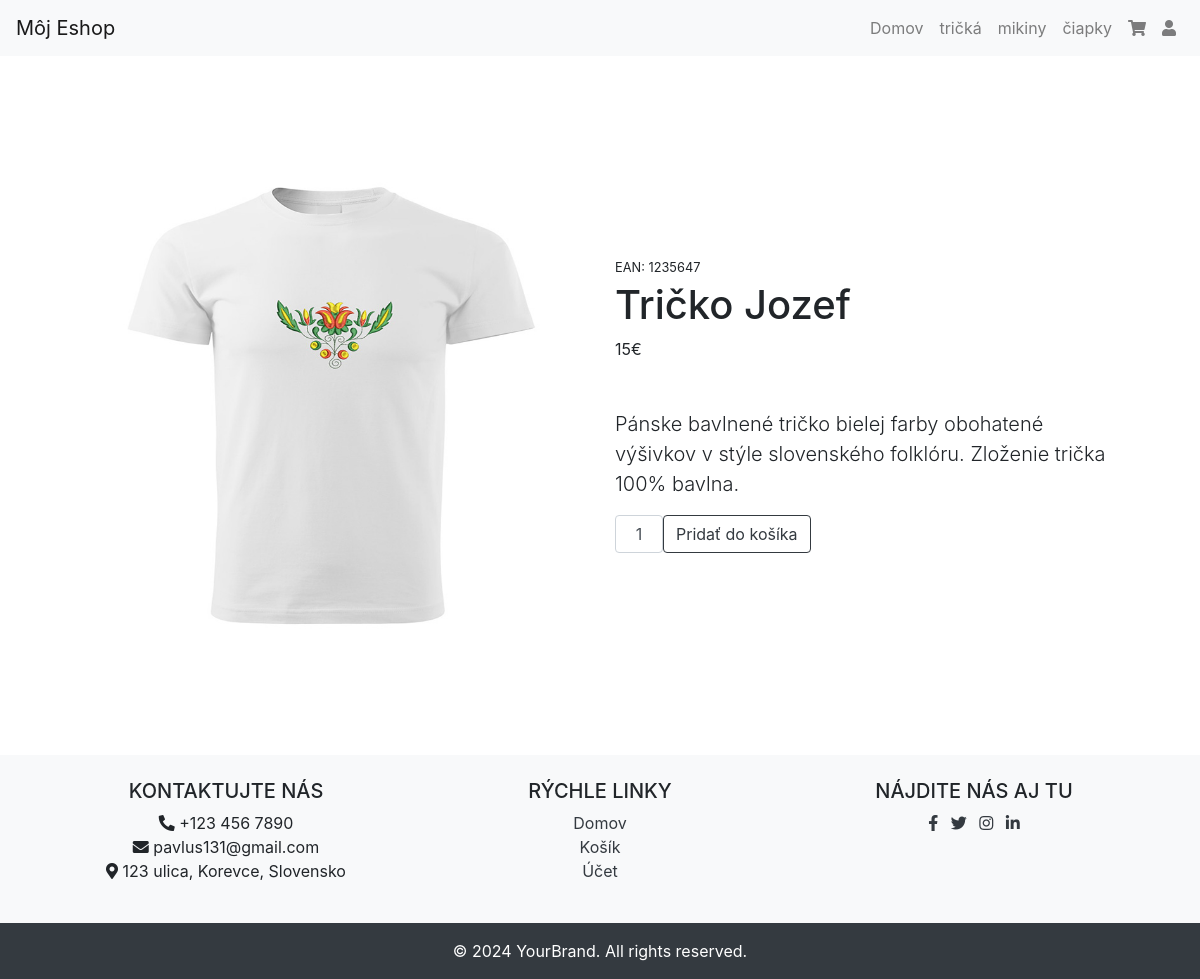
Page /produkt.php?id=4 on the committed database.
### tables this page shows
CREATE TABLE `kategorie` (
  `kategoria_ID` int(6) NOT NULL,
  `názov_kategórie` varchar(255) NOT NULL
);

CREATE TABLE `prokukt` (
  `produkt_ID` int(6) NOT NULL,
  `meno` tinytext NOT NULL,
  `cena` int(11) NOT NULL,
  `sklad` text NOT NULL,
  `popis` text NOT NULL,
  `pohlavie` tinytext NOT NULL,
  `kategoria_ID` int(11) DEFAULT NULL,
  `obrazok_url` varchar(255) NOT NULL,
  `ean` varchar(13) DEFAULT NULL,
  `stara_cena` float(10,2) DEFAULT NULL
);

### produkt.php (the view, shortened to what this page needs)
<?php
include "komponenty/head.php";
include "komponenty/header.php";
$produkt_id = $_GET["id"];
$sql = "SELECT * FROM `prokukt` WHERE produkt_ID=".$produkt_id ;
$result = mysqli_query($db, $sql);
$produkt = mysqli_fetch_assoc($result);
?>
<section class="py-5">
    <div class="container px-4 px-lg-5 my-5">
        <div class="row gx-4 gx-lg-5 align-items-center">
            <div class="col-md-6"><img class="card-img-top mb-5 mb-md-0"
                    src="/eshop/obrazky/<?php echo $produkt["obrazok_url"]; ?>" alt="..." /></div>
            <div class="col-md-6">
                <div class="small mb-1">EAN: <?php echo $produkt["ean"]; ?></div>
                <h1 class="display-5 fw-bolder"><?php echo $produkt["meno"]; ?></h1>
                <div class="fs-5 mb-5">
                    <span><?php echo $produkt["cena"]; ?>€</span>
                </div>
                <p class="lead"><?php echo $produkt["popis"]; ?></p>
                <form action="/eshop/pridat_do_kosika.php">
                <div class="d-flex">
                <input class="form-control text-center me-3" name="pocet"  id="inputQuantity" type="num" value="1"
                        style="max-width: 3rem" />
                    <button class="btn btn-outline-dark flex-shrink-0" type="submit">
                        Pridať do košíka
                    </button>
                </div>
                </form>
            </div>
        </div>
    </div>
</section>
<?php
include "komponenty/footer.php";
?>

### komponenty/menu.php (shortened to what this page needs)
<?php
include_once(dirname(__FILE__) ."/../config.php");
$sqlmenu= "SELECT * FROM `kategorie`";
$resultmenu = mysqli_query($db, $sqlmenu);
while ($kategoria=mysqli_fetch_assoc($resultmenu)) {
    ?>
    <li class="nav-item">
        <a class="nav-link" href="/eshop/kategoria.php?id=<?php echo $kategoria["kategoria_ID"] ?>"><?php echo $kategoria["názov_kategórie"]; ?> </a>
    </li>
    <?php
}
?>

### rows in the picture
kategorie: názov_kategórie "tričká"
kategorie: názov_kategórie "mikiny"
kategorie: názov_kategórie "čiapky"
prokukt: obrazok_url (picture), ean "1235647", meno "Tričko Jozef", cena "15", popis "Pánske bavlnené tričko bielej farby obohatené výšivkov v stýle slovenského folklóru. Zloženie trička 100% bavlna."
